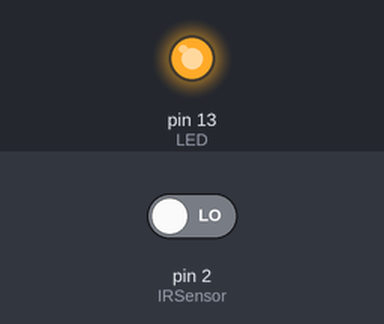
A sketch run on a simulated Arduino Uno, built with avr-gcc and run on an emulated ATmega328P. Parts: output pins drawn as LEDs (lit = HIGH). The test bench sets the inputs (shaded band); at power-on: pin 2 (IRSensor) LOW. What the sketch prints to the serial monitor is not drawn.

Above: at 1.2 s.
1.3 s: pin 2 (IRSensor) driven HIGH
At 2.1 s:
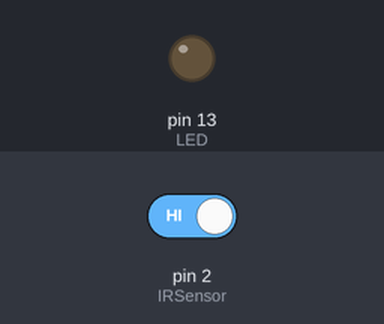
2.8 s: pin 2 (IRSensor) driven LOW
At 3.2 s:
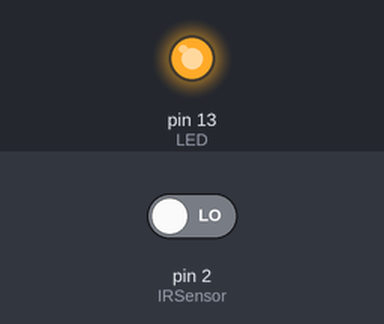
Timing chart, 0 to 5.8 s (numbered marks = the images above; inputs shaded):
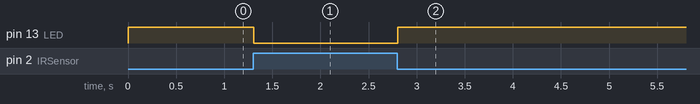

Measured:
- after the input at 1.3 s, pin 13 (LED): HIGH → LOW at once
- after the input at 2.8 s, pin 13 (LED): LOW → HIGH at once

The sketch:

IR_SENSOR.ino
```cpp
int IRSensor = 2; // connect ir sensor to arduino pin 2
int LED = 13; // conect Led to arduino pin 13
void setup()
{
  pinMode (IRSensor, INPUT); // sensor pin INPUT
  pinMode (LED, OUTPUT); // Led pin OUTPUT
  Serial.begin(9600);
}

void loop()
{
  int statusSensor = digitalRead (IRSensor);
  Serial.println(statusSensor);
  if (statusSensor == 1){
    digitalWrite(LED, LOW); // LED LOW
  }
  else
  {
    digitalWrite(LED, HIGH); // LED High
  }

}
```
